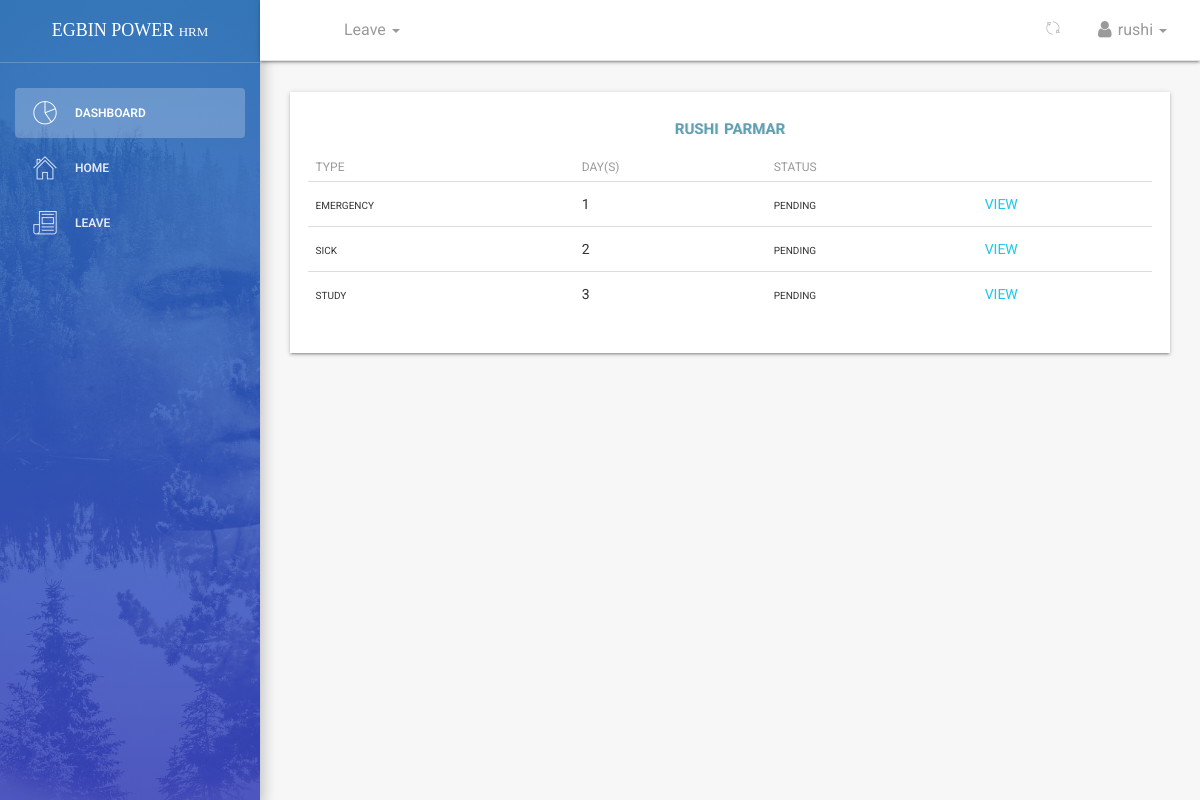
The page /dashboard/leaves/view/table/ (signed in) on the database its author committed.
### employee/models.py (models this page shows, shortened)
class Employee(models.Model):
    id = models.AutoField(primary_key=True)
    MALE = 'male'
    FEMALE = 'female'
    OTHER = 'other'
    NOT_KNOWN = 'Not Known'
    GENDER = (
    (MALE,'Male'),
    (FEMALE,'Female'),
    (OTHER,'Other'),
    (NOT_KNOWN,'Not Known'),
    )
    MR = 'Mr'
    MRS = 'Mrs'
    MSS = 'Mss'
    DR = 'Dr'
    SIR = 'Sir'
    MADAM = 'Madam'
    TITLE = (
    (MR,'Mr'),
    (MRS,'Mrs'),
    (MSS,'Mss'),
    (DR,'Dr'),
    (SIR,'Sir'),
    (MADAM,'Madam'),
    )
    FULL_TIME = 'Full-Time'
    PART_TIME = 'Part-Time'
    CONTRACT = 'Contract'
    INTERN = 'Intern'
    EMPLOYEETYPE = (
    (FULL_TIME,'Full-Time'),
    (PART_TIME,'Part-Time'),
    (CONTRACT,'Contract'),
    (INTERN,'Intern'),
    )
    user = models.ForeignKey(User,on_delete=models.CASCADE,default=1)
    image = models.FileField(_('Profile Image'),upload_to='profiles',default='default.png',blank=True,null=True,help_text='upload image size less than 2.0MB')#work on path username-date/image
    firstname = models.CharField(_('Firstname'),max_length=125,null=False,blank=False)
    lastname = models.CharField(_('Lastname'),max_length=125,null=False,blank=False)
    othername = models.CharField(_('Othername (optional)'),max_length=125,null=True,blank=True)
    birthday = models.DateField(_('Birthday'),blank=False,null=False)
    department =  models.ForeignKey(Department,verbose_name =_('Department'),on_delete=models.SET_NULL,null=True,default=None)
    role =  models.ForeignKey(Role,verbose_name =_('Role'),on_delete=models.SET_NULL,null=True,default=None)
    startdate = models.DateField(_('Employement Date'),help_text='date of employement',blank=False,null=True)
    employeetype = models.CharField(_('Employee Type'),max_length=15,default=FULL_TIME,choices=EMPLOYEETYPE,blank=False,null=True)
    employeeid = models.CharField(_('Employee ID Number'),max_length=10,null=True,blank=True)
    line_manager_staff_id = models.CharField(_('Line Manager ID Number'),max_length=10,null=True,blank=True)
    Name_of_relief_person = models.CharField(_('Delegation of Authority(DOA)'),max_length=10,null=True,blank=True)
    date_issued = models.DateField(_('Date Issued'),help_text='date staff id was issued',blank=False,null=True)
    is_blocked = models.BooleanField(_('Is Blocked'),help_text='button to toggle employee block and unblock',default=False)
    is_deleted = models.BooleanField(_('Is Deleted'),help_text='button to toggle employee deleted and undelete',default=False)
    created = models.DateTimeField(verbose_name=_('Created'),auto_now_add=True,null=True)
    updated = models.DateTimeField(verbose_name=_('Updated'),auto_now=True,null=True)
    objects = EmployeeManager()
    class Meta:
        verbose_name = _('Employee')
        verbose_name_plural = _('Employees')
        ordering = ['-created']
    @property
    def get_full_name(self):
        fullname = ''
        firstname = self.firstname
        lastname = self.lastname
        othername = self.othername
        if (firstname and lastname) or othername is None:
            fullname = firstname +' '+ lastname
            return fullname
        elif othername:
            fullname = firstname + ' '+ lastname +' '+othername
            return fullname
        return

### leave/models.py (models this page shows, shortened)
class Leave(models.Model):
	id = models.AutoField(primary_key=True)
	user = models.ForeignKey(User,on_delete=models.CASCADE,default=1)
	startdate = models.DateField(verbose_name=_('Start Date'),help_text='leave start date is on ..',null=True,blank=False)
	enddate = models.DateField(verbose_name=_('End Date'),help_text='coming back on ...',null=True,blank=False)
	leavetype = models.CharField(choices=LEAVE_TYPE,max_length=25,default=SICK,null=True,blank=False)
	reason = models.CharField(verbose_name=_('Reason for Leave'),max_length=255,help_text='add additional information for leave',null=True,blank=True)
	defaultdays = models.PositiveIntegerField(verbose_name=_('Leave days per year counter'),default=DAYS,null=True,blank=True)
	status = models.CharField(max_length=12,default='pending') #pending,approved,rejected,cancelled
	is_approved = models.BooleanField(default=False) #hide
	updated = models.DateTimeField(auto_now=True, auto_now_add=False)
	created = models.DateTimeField(auto_now=False, auto_now_add=True)
	objects = LeaveManager()
	class Meta:
		verbose_name = _('Leave')
		verbose_name_plural = _('Leaves')
		ordering = ['-created'] #recent objects
	def __str__(self):
		return ('{0} - {1}'.format(self.leavetype,self.user))
	@property
	def leave_days(self):
		days_count = ''
		startdate = self.startdate
		enddate = self.enddate
		if startdate > enddate:
			return
		dates = (enddate - startdate)
		return dates.days

### dashboard/views.py (the view)
# urls.py: path('leaves/view/table/',views.view_my_leave_table,name='staffleavetable'),
def view_my_leave_table(request):
	if request.user.is_authenticated:
		user = request.user
		leaves = Leave.objects.filter(user = user)
		employee = Employee.objects.filter(user = user).first()
		print(leaves)
		dataset = dict()
		dataset['leave_list'] = leaves
		dataset['employee'] = employee
		dataset['title'] = 'Leaves List'
	else:
		return redirect('accounts:login')
	return render(request,'dashboard/staff_leaves_table.html',dataset)

### employee/managers.py (called while the page is built)
    def get_queryset(self):
        return super().get_queryset().filter(is_deleted=False)

### leave/manager.py (called while the page is built)
	def get_queryset(self):
		return super().get_queryset()

### templates/dashboard/staff_leaves_table.html (shortened to what this page needs)
{% extends '_layout.html' %}
 {% block navheader %}
 	{% include 'includes/navheader_employee_app.html' %}
 {% endblock %}
 {% block content %}
        <section class="content">
            <section class="container-fluid">
            	   <section class="row">
                        <section class="col col-sm-8 offset-sm-2">
                        </section>
                    </section>
                	<div class="table-responsive table-shadow">
                		<div class="text-center table-description">
                			<h4 class="title-h3" style="color: #60a0b3 !important;
    						text-shadow: 1px 0px rgba(0,0,0,0.11)">{{ employee.get_full_name }}</h4>
                		</div>
                		{% if leave_list %}
                		<table class="table">
							  <thead>
							    <tr>
							      <th scope="col">Type</th>
							      <th scope="col">Day(s)</th>
							      <th scope="col">Status</th>
							    </tr>
							  </thead>
							  <tbody>
							  	{% for leave in leave_list %}
							    <tr>
							      <td>{{ leave.leavetype}}</td>
							      <td>{{ leave.leave_days }}</td>
							      {% if leave.is_approved %}
							      <td style="color:green;font-weight: bold">{{ leave.status }}</td>
							      {% else %}
							      <td style="color:">{{ leave.status }}</td>
							      {% endif %}
							      <td>
							      	<a href="{% url 'dashboard:userleaveview' leave.id %}">
							      	    VIEW
							      	</a>
							      </td>
							    </tr>
							    {% endfor %}
							  </tbody>
						</table>
						{% else %}
						<span>No Leaves can be found...</span>
						{% endif %}
					</div>
            </section>
        </section>
 {% endblock %}

### templates/includes/navheader_employee_app.html (shortened to what this page needs)
 {% load static %}
 <nav class="navbar navbar-default navbar-fixed shadow">
            <div class="container-fluid">
                <div class="collapse navbar-collapse">
                    <ul class="nav navbar-nav navbar-left">
                        <li>
                            <a href="" class="dropdown-toggle" data-toggle="dropdown">
                            </a>
                        </li>
                        <li class="dropdown">
                              <a href="" class="dropdown-toggle" data-toggle="dropdown">
                                    <p>
                                        Leave
                                        <b class="caret"></b>
                                    </p>
                              </a>
                        </li>
                    </ul>
                    <ul class="nav navbar-nav navbar-right">
                        <li class="dropdown">
                              <a href="" class="dropdown-toggle refresh-page" data-toggle="dropdown" title="refresh current page">
                                    <i class="pe-7s-refresh-2"></i>
                              </a>
                        </li>
                        <li class="dropdown">
                              <a href="" class="dropdown-toggle" data-toggle="dropdown">
                                    <p>
                                        <i class="fa fa-user"></i> {{ request.user}}
                                        <b class="caret"></b>
                                    </p>
                              </a>
                        </li>
                    </ul>
                </div>
            </div>
        </nav>

### rows shown on the page
Employee: get_full_name "rushi parmar"
Leave: leavetype "emergency", leave_days "1", status "pending"
Leave: leavetype "sick", leave_days "2", status "pending"
Leave: leavetype "study", leave_days "3", status "pending"

### other values the page prints
{{ request.user }} "rushi"
